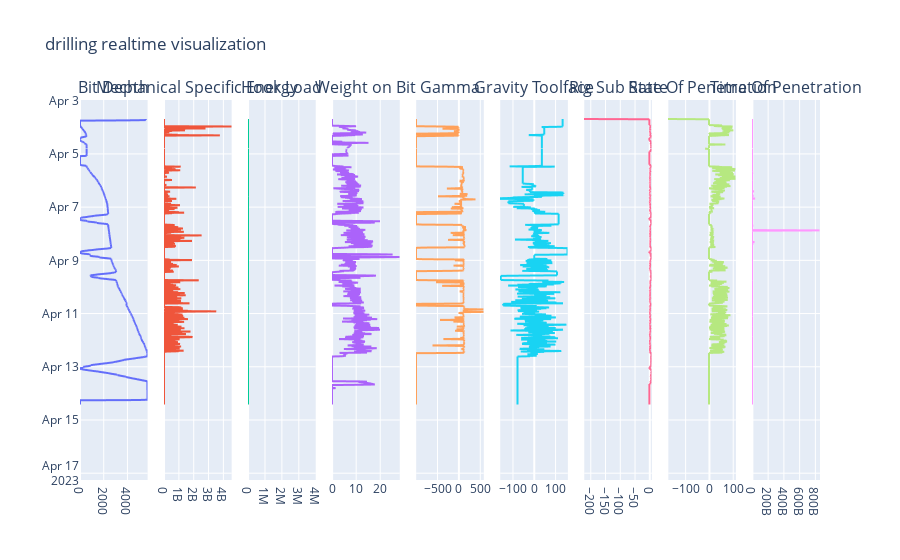

Notebook code cell kept with this figure:
### Code cell
fig.show()

### Figure 1 — Plotly figure (JSON) as saved in the notebook; plotly's stock layout.template omitted (floating-point values rounded to 4 significant figures; data arrays with more than 128 entries replaced by an {"elided": "..."} marker saying what was removed)
{"data": [{"name": "Bit Depth", "type": "scattergl", "x": {"elided": "1235 float values"}, "xaxis": "x", "y": {"elided": "1235 str values"}, "yaxis": "y"}, {"name": "Mechanical Specific Energy", "type": "scattergl", "x": {"elided": "1235 float values"}, "xaxis": "x2", "y": {"elided": "1235 str values"}, "yaxis": "y2"}, {"name": "Hook Load", "type": "scattergl", "x": {"elided": "1235 float values"}, "xaxis": "x3", "y": {"elided": "1235 str values"}, "yaxis": "y3"}, {"name": "Weight on Bit", "type": "scattergl", "x": {"elided": "1235 float values"}, "xaxis": "x4", "y": {"elided": "1235 str values"}, "yaxis": "y4"}, {"name": "Gamma", "type": "scattergl", "x": {"elided": "1235 float values"}, "xaxis": "x5", "y": {"elided": "1235 str values"}, "yaxis": "y5"}, {"name": "Gravity Toolface", "type": "scattergl", "x": {"elided": "1235 float values"}, "xaxis": "x6", "y": {"elided": "1235 str values"}, "yaxis": "y6"}, {"name": "Rig Sub State", "type": "scattergl", "x": {"elided": "1235 float values"}, "xaxis": "x7", "y": {"elided": "1235 str values"}, "yaxis": "y7"}, {"name": "Rate Of Penetration", "type": "scattergl", "x": {"elided": "1235 float values"}, "xaxis": "x8", "y": {"elided": "1235 str values"}, "yaxis": "y8"}, {"name": "Time Of Penetration", "type": "scattergl", "x": {"elided": "1235 float values"}, "xaxis": "x9", "y": {"elided": "1235 str values"}, "yaxis": "y9"}], "layout": {"annotations": [{"font": {"size": 16}, "showarrow": false, "text": "Bit Depth", "x": 0.04568, "xanchor": "center", "xref": "paper", "y": 1, "yanchor": "bottom", "yref": "paper"}, {"font": {"size": 16}, "showarrow": false, "text": "Mechanical Specific Energy", "x": 0.1593, "xanchor": "center", "xref": "paper", "y": 1, "yanchor": "bottom", "yref": "paper"}, {"font": {"size": 16}, "showarrow": false, "text": "Hook Load", "x": 0.2728, "xanchor": "center", "xref": "paper", "y": 1, "yanchor": "bottom", "yref": "paper"}, {"font": {"size": 16}, "showarrow": false, "text": "Weight on Bit", "x": 0.3864, "xanchor": "center", "xref": "paper", "y": 1, "yanchor": "bottom", "yref": "paper"}, {"font": {"size": 16}, "showarrow": false, "text": "Gamma", "x": 0.5, "xanchor": "center", "xref": "paper", "y": 1, "yanchor": "bottom", "yref": "paper"}, {"font": {"size": 16}, "showarrow": false, "text": "Gravity Toolface", "x": 0.6136, "xanchor": "center", "xref": "paper", "y": 1, "yanchor": "bottom", "yref": "paper"}, {"font": {"size": 16}, "showarrow": false, "text": "Rig Sub State", "x": 0.7272, "xanchor": "center", "xref": "paper", "y": 1, "yanchor": "bottom", "yref": "paper"}, {"font": {"size": 16}, "showarrow": false, "text": "Rate Of Penetration", "x": 0.8407, "xanchor": "center", "xref": "paper", "y": 1, "yanchor": "bottom", "yref": "paper"}, {"font": {"size": 16}, "showarrow": false, "text": "Time Of Penetration", "x": 0.9543, "xanchor": "center", "xref": "paper", "y": 1, "yanchor": "bottom", "yref": "paper"}], "showlegend": false, "title": {"text": "drilling realtime visualization"}, "xaxis": {"anchor": "y", "domain": [0, 0.09136]}, "xaxis2": {"anchor": "y2", "domain": [0.1136, 0.2049]}, "xaxis3": {"anchor": "y3", "domain": [0.2272, 0.3185], "range": [-200, 4000000]}, "xaxis4": {"anchor": "y4", "domain": [0.3407, 0.4321]}, "xaxis5": {"anchor": "y5", "domain": [0.4543, 0.5457]}, "xaxis6": {"anchor": "y6", "domain": [0.5679, 0.6593]}, "xaxis7": {"anchor": "y7", "domain": [0.6815, 0.7728]}, "xaxis8": {"anchor": "y8", "domain": [0.7951, 0.8864]}, "xaxis9": {"anchor": "y9", "domain": [0.9086, 1]}, "yaxis": {"anchor": "x", "autorange": "reversed", "domain": [0, 1]}, "yaxis2": {"anchor": "x2", "domain": [0, 1], "matches": "y", "showticklabels": false}, "yaxis3": {"anchor": "x3", "domain": [0, 1], "matches": "y", "showticklabels": false}, "yaxis4": {"anchor": "x4", "domain": [0, 1], "matches": "y", "showticklabels": false}, "yaxis5": {"anchor": "x5", "domain": [0, 1], "matches": "y", "showticklabels": false}, "yaxis6": {"anchor": "x6", "domain": [0, 1], "matches": "y", "showticklabels": false}, "yaxis7": {"anchor": "x7", "domain": [0, 1], "matches": "y", "showticklabels": false}, "yaxis8": {"anchor": "x8", "domain": [0, 1], "matches": "y", "showticklabels": false}, "yaxis9": {"anchor": "x9", "domain": [0, 1], "matches": "y", "showticklabels": false}}}
